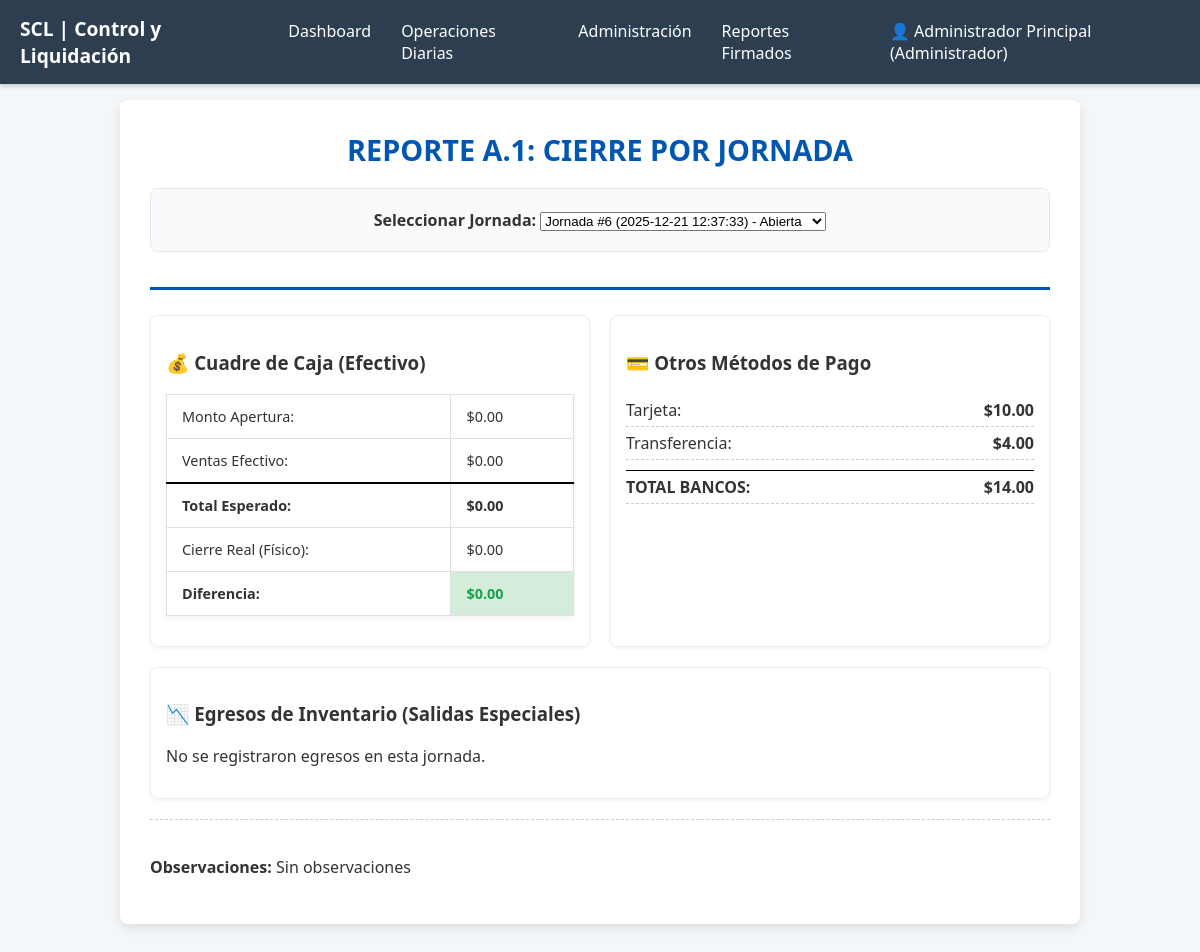
The page /reporte_a1.php (signed in) on the database its author committed.
### tables this page shows
CREATE TABLE `control_jornadas` (
  `id_jornada` int(11) NOT NULL,
  `fecha_apertura` datetime DEFAULT NULL,
  `id_usuario_apertura_fk` int(11) DEFAULT NULL,
  `id_usuario_cierre_fk` int(11) DEFAULT NULL,
  `monto_apertura` decimal(10,2) NOT NULL,
  `monto_ventas_sistema` decimal(10,2) DEFAULT 0.00,
  `monto_conteo_fisico` decimal(10,2) DEFAULT 0.00,
  `diferencia` decimal(10,2) DEFAULT 0.00,
  `estado_jornada` varchar(20) DEFAULT 'Abierta',
  `notas` text DEFAULT NULL,
  `apertura_timestamp` timestamp NOT NULL DEFAULT current_timestamp(),
  `cierre_timestamp` datetime DEFAULT NULL,
  `fecha_cierre` datetime DEFAULT NULL,
  `monto_cierre_real` decimal(10,2) DEFAULT NULL,
  `observaciones` text DEFAULT NULL
);

### includes/auth.php (called while the page is built, shortened)
<?php
function obtenerJornadaActiva($conn) {
    $sql = "SELECT id_jornada FROM control_jornadas WHERE estado_jornada = 'Abierta' OR estado_jornada = '1' LIMIT 1";
    $res = $conn->query($sql);
    if ($res && $res->num_rows > 0) {
        $row = $res->fetch_assoc();
        return $row['id_jornada'];
    }
    return false;
}
?>

### reporte_a1.php (the view, shortened to what this page needs)
<?php
include 'includes/auth.php';
include 'includes/db_connect.php';
$sql_jornadas = "SELECT id_jornada, fecha_apertura, estado_jornada FROM control_jornadas ORDER BY id_jornada DESC";
$lista_jornadas = $conn->query($sql_jornadas);
$id_jornada_consulta = isset($_GET['id_jornada']) ? intval($_GET['id_jornada']) : 0;
if ($id_jornada_consulta === 0) {
    if (function_exists('obtenerJornadaActiva')) {
        $id_jornada_consulta = obtenerJornadaActiva($conn);
    }
}
$datos_jornada = null;
$total_registrado_efectivo = 0;
$total_otros_metodos = 0;
$total_costo_egresos = 0;
if ($id_jornada_consulta) {
    $sql_master = "SELECT * FROM control_jornadas WHERE id_jornada = $id_jornada_consulta";
    $res_master = $conn->query($sql_master);
    $datos_jornada = ($res_master) ? $res_master->fetch_assoc() : null;
    if ($datos_jornada) {
        $sql_ventas = "SELECT mp.nombre_metodo, SUM(dp.monto_pago) AS total_por_metodo
                       FROM detalle_pago dp
                       JOIN transacciones t ON dp.id_transaccion_fk = t.id_registro
                       JOIN metodos_pago mp ON dp.id_metodo_fk = mp.id_metodo
                       WHERE t.id_jornada_fk = $id_jornada_consulta
                       AND t.es_egreso = 0
                       GROUP BY mp.nombre_metodo";
        $res_ventas = $conn->query($sql_ventas);
        $desglose_pagos = [];
        while ($row = $res_ventas->fetch_assoc()) {
            $desglose_pagos[] = $row;
            if ($row['nombre_metodo'] == 'Efectivo') {
                $total_registrado_efectivo = $row['total_por_metodo'];
            } else {
                $total_otros_metodos += $row['total_por_metodo'];
            }
        }
        $sql_egresos = "SELECT dt.id_detalle, i.nombre_producto, dt.cantidad, dt.motivo,
                               dt.usuario_autorizador, (dt.cantidad * i.costo_unitario) AS costo_asociado
                        FROM detalle_transaccion dt
                        JOIN transacciones t ON dt.id_transaccion_fk = t.id_registro
                        JOIN inventario i ON dt.id_producto_fk = i.id_producto
                        WHERE t.id_jornada_fk = $id_jornada_consulta AND t.es_egreso = 1";
        $resultado_egresos = $conn->query($sql_egresos);
    }
}
?>
<!DOCTYPE html>
<html lang="es">
<head>
    <link rel="stylesheet" href="css/style.css">
</head>
<body>
    <?php include 'includes/menu.php'; ?>
    <div class="report-container">
        <header class="report-header">
            <h1>REPORTE A.1: CIERRE POR JORNADA</h1>
            <div class="selector-jornada">
                <form method="GET" action="reporte_a1.php">
                    <label><strong>Seleccionar Jornada:</strong></label>
                    <select name="id_jornada" onchange="this.form.submit()">
                        <?php while($j = $lista_jornadas->fetch_assoc()): ?>
                            <option value="<?php echo $j['id_jornada']; ?>" <?php echo ($id_jornada_consulta == $j['id_jornada']) ? 'selected' : ''; ?>>
                                Jornada #<?php echo $j['id_jornada']; ?> (<?php echo $j['fecha_apertura']; ?>) - <?php echo $j['estado_jornada']; ?>
                            </option>
                        <?php endwhile; ?>
                    </select>
                </form>
            </div>
        </header>
        <?php if ($datos_jornada):
            $total_esperado_caja = $datos_jornada['monto_apertura'] + $total_registrado_efectivo;
            $diferencia = ($datos_jornada['monto_cierre_real'] ?? 0) - $total_esperado_caja;
            $clase_alerta = (abs($diferencia) > 5) ? 'alerta-roja' : 'alerta-verde';
        ?>
            <div class="grid-resumen">
                <div class="card">
                    <h3>💰 Cuadre de Caja (Efectivo)</h3>
                    <table style="width: 100%;">
                        <tr><td>Monto Apertura:</td><td align="right">$<?php echo number_format($datos_jornada['monto_apertura'], 2); ?></td></tr>
                        <tr><td>Ventas Efectivo:</td><td align="right">$<?php echo number_format($total_registrado_efectivo, 2); ?></td></tr>
                        <tr style="border-top: 2px solid #000;">
                            <td><strong>Total Esperado:</strong></td>
                            <td align="right"><strong>$<?php echo number_format($total_esperado_caja, 2); ?></strong></td>
                        </tr>
                        <tr><td>Cierre Real (Físico):</td><td align="right">$<?php echo number_format($datos_jornada['monto_cierre_real'] ?? 0, 2); ?></td></tr>
                        <tr>
                            <td><strong>Diferencia:</strong></td>
                            <td align="right" class="<?php echo $clase_alerta; ?>"><strong>$<?php echo number_format($diferencia, 2); ?></strong></td>
                        </tr>
                    </table>
                </div>
                <div class="card">
                    <h3>💳 Otros Métodos de Pago</h3>
                    <?php if (!empty($desglose_pagos)): ?>
                        <?php foreach($desglose_pagos as $pago):
                            if($pago['nombre_metodo'] == 'Efectivo') continue; ?>
                            <div class="metodo-item">
                                <span><?php echo $pago['nombre_metodo']; ?>:</span>
                                <strong>$<?php echo number_format($pago['total_por_metodo'], 2); ?></strong>
                            </div>
                        <?php endforeach; ?>
                        <div class="metodo-item" style="margin-top:10px; border-top: 1px solid #000;">
                            <span><strong>TOTAL BANCOS:</strong></span>
                            <strong>$<?php echo number_format($total_otros_metodos, 2); ?></strong>
                        </div>
                    <?php else: ?>
                        <p>No hay registros de otros métodos.</p>
                    <?php endif; ?>
                </div>
            </div>
            <section class="detalle-egresos card">
                <h3>📉 Egresos de Inventario (Salidas Especiales)</h3>
                <?php if (isset($resultado_egresos) && $resultado_egresos->num_rows > 0): ?>
                    <table style="width:100%">
                        <thead>
                            <tr>
                                <th>Producto</th>
                                <th>Cantidad</th>
                                <th>Motivo</th>
                                <th>Costo Asociado</th>
                            </tr>
                        </thead>
                        <tbody>
                            <?php while($egreso = $resultado_egresos->fetch_assoc()):
                                $total_costo_egresos += $egreso['costo_asociado'];
                            ?>
                            <tr>
                                <td><?php echo $egreso['nombre_producto']; ?></td>
                                <td align="center"><?php echo $egreso['cantidad']; ?></td>
                                <td><?php echo $egreso['motivo']; ?></td>
                                <td align="right">$<?php echo number_format($egreso['costo_asociado'], 2); ?></td>
                            </tr>
                            <?php endwhile; ?>
                        </tbody>
                        <tfoot>
                            <tr>
                                <td colspan="3" align="right"><strong>PÉRDIDA POR EGRESOS:</strong></td>
                                <td align="right"><strong>$<?php echo number_format($total_costo_egresos, 2); ?></strong></td>
                            </tr>
                        </tfoot>
                    </table>
                <?php else: ?>
                    <p>No se registraron egresos en esta jornada.</p>
                <?php endif; ?>
            </section>
            <section class="cierre-final" style="margin-top:20px;">
                <p><strong>Observaciones:</strong> <?php echo htmlspecialchars($datos_jornada['observaciones'] ?? 'Sin observaciones'); ?></p>
            </section>
        <?php else: ?>
            <div class="card" style="text-align:center; color: #666;">
                <h3>Seleccione una jornada para ver el reporte preliminar.</h3>
            </div>
        <?php endif; ?>
    </div>
</body>
</html>

### css/style.css (style rules this page uses)
body { font-family: 'Segoe UI', Tahoma, Geneva, Verdana, sans-serif; background-color: #f4f7f9; margin: 0; padding: 20px; color: #333; }
.report-container { max-width: 900px; margin: 20px auto; background-color: #ffffff; box-shadow: 0 4px 12px rgba(0, 0, 0, 0.1); padding: 30px; border-radius: 8px; }
.report-header { text-align: center; padding-bottom: 15px; border-bottom: 3px solid #0056b3; margin-bottom: 25px; }
.report-header h1 { color: #0056b3; font-size: 1.8em; margin-top: 0; }
table { width: 100%; border-collapse: collapse; margin: 15px 0; box-shadow: 0 2px 5px rgba(0, 0, 0, 0.05); }
th, td { border: 1px solid #e0e0e0; padding: 12px 15px; text-align: left; font-size: 0.9em; }
.alerta-verde { background-color: #d4edda; color: #155724; }
.cierre-final { text-align: left; padding-top: 20px; margin-top: 30px; border-top: 1px dashed #ccc; }
.report-container { margin-top: 80px; }

### reporte_a1.php (style rules this page uses)
.selector-jornada { background: #f8fafc; padding: 20px; border-radius: 8px; margin-bottom: 20px; border: 1px solid #e2e8f0; }
.grid-resumen { display: grid; grid-template-columns: 1fr 1fr; gap: 20px; margin-bottom: 20px; }
.card { background: white; padding: 15px; border-radius: 8px; border: 1px solid #eee; box-shadow: 0 2px 4px rgba(0,0,0,0.05); }
.alerta-verde { color: #16a34a; }
.metodo-item { display: flex; justify-content: space-between; padding: 5px 0; border-bottom: 1px dashed #ccc; }

### rows shown on the page
control_jornadas: monto_apertura "0.00", monto_cierre_real "0.00", observaciones "Sin observaciones"

### other values the page prints
$user_display "Administrador Principal (Administrador)"
$total_registrado_efectivo "0.00"
$pago['nombre_metodo'] "Tarjeta"
$pago['total_por_metodo'] "10.00"
$pago['nombre_metodo'] "Transferencia"
$pago['total_por_metodo'] "4.00"
$total_otros_metodos "14.00"
